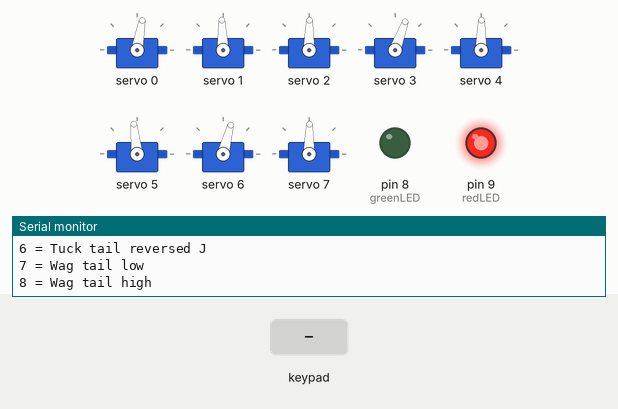
This sketch was run on a simulated Arduino Uno, built with avr-gcc and run on an emulated ATmega328P. On the bench: 8 × servo, output pins drawn as LEDs (lit = HIGH), the last lines printed to the serial monitor. The test bench sets the inputs (shaded band).

Above: at 1.5 s.
1.6 s: key '6' pressed
At 4.41 s:
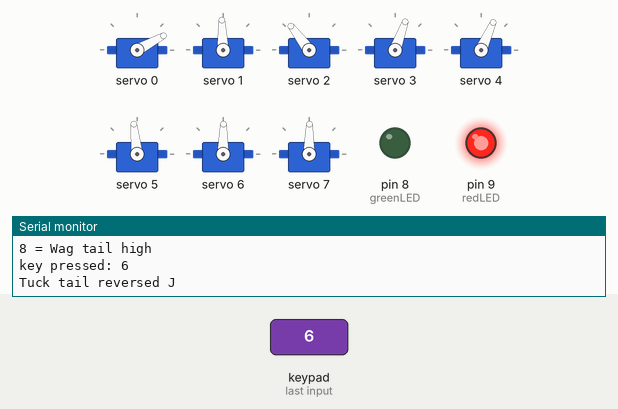
4.6 s: keypad keys 4 3 2 pressed 0.4 s apart
At 4.78 s:
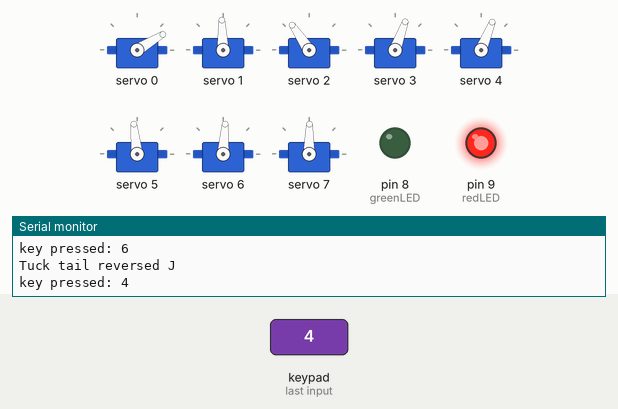
7.6 s: key '0' pressed
At 9.8 s:
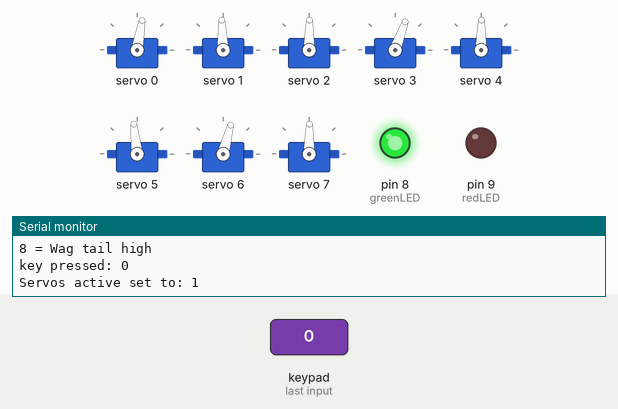
10.6 s: keypad keys 7 6 5 pressed 0.4 s apart
At 14.6 s:
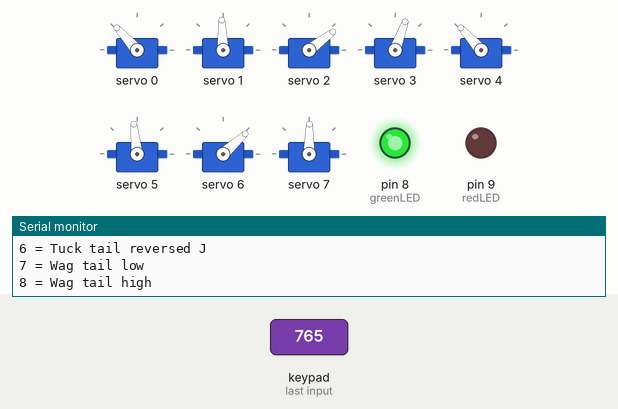
14.8 s: key '8' pressed
At 16.25 s:
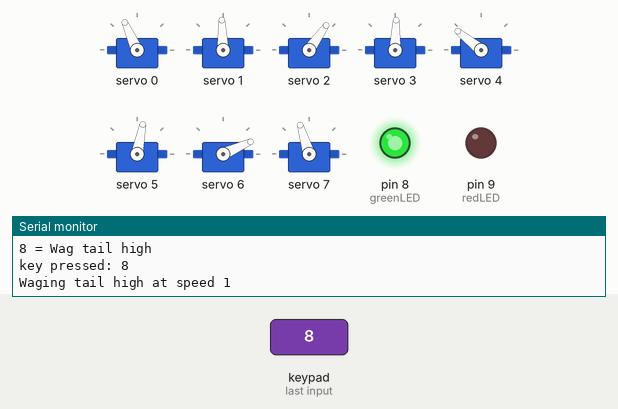
17.8 s: key '3' pressed
At 19.8 s:
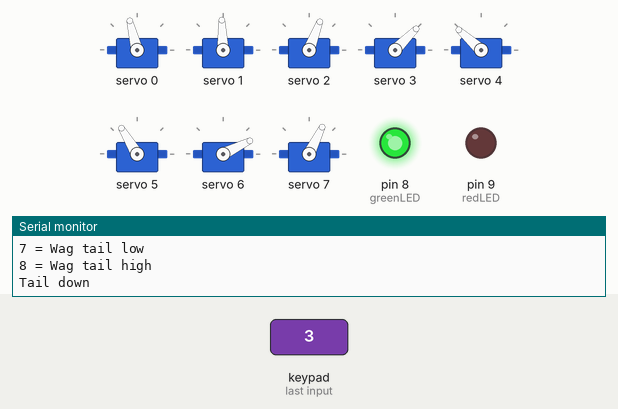
Timing chart, 0 to 21.8 s (numbered marks = the images above; inputs shaded):
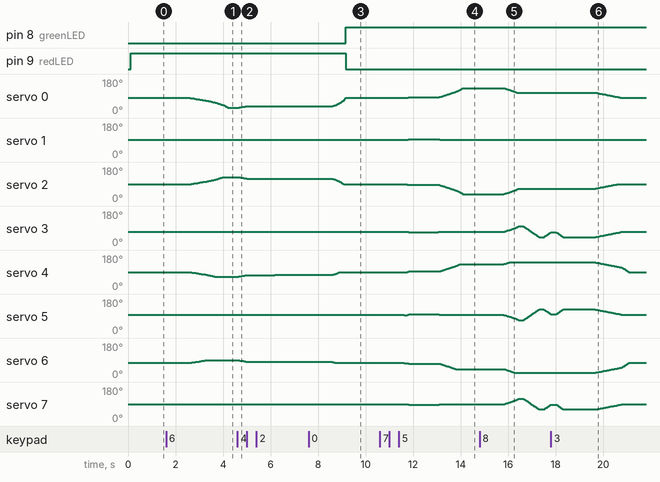

The sketch:

v3.ino
```cpp
#include <Wire.h>
#include <Adafruit_PWMServoDriver.h>
#include "Keypad.h"
Adafruit_PWMServoDriver pwm = Adafruit_PWMServoDriver();
int servoCenter[8];
int servoTarget[8];
int servoCurrent[8];
const byte Rows=3;
const byte Cols=3;
bool active = false;
String task;
char keyPadTask;
bool keyPadNewTask = false;
char keymap[Rows][Cols]={
  {'4','0','3'},
  {'6','1','5'},
  {'8','2','7'}
};
byte rPins[Rows]= {7,6,5}; //Rows 0 to 2
byte cPins[Cols]= {4,3,2}; //Columns 0 to 2
Keypad kpd= Keypad(makeKeymap(keymap), rPins, cPins, Rows, Cols);
int greenLED = 8;
int redLED = 9;

void setup() {
  Serial.begin(9600);
  pinMode(greenLED, OUTPUT);
  pinMode(redLED, OUTPUT);
  //center possition tweeking, ordered tip to root
  servoCenter[0] = 280;
  servoCenter[1] = 305;
  servoCenter[2] = 300;
  servoCenter[3] = 260;
  servoCenter[4] = 300;
  servoCenter[5] = 315;
  servoCenter[6] = 270;
  servoCenter[7] = 300;

  pwm.begin();
  pwm.setOscillatorFrequency(27000000);
  pwm.setPWMFreq(50);
  delay(10);
  cernterServos();
  pwm.sleep();
  digitalWrite(redLED, HIGH);
  printMenu();
}

void setServo(int servo, int target){
  int newTarget;
  //since every servo is rotated 90 degrees adjust so directions make sense
  if (servo == 0 || servo == 3 || servo == 4 || servo == 7){
    newTarget = servoCenter[servo] + target;
  }
  else {
    newTarget = servoCenter[servo] - target;
  }
  pwm.setPWM(servo, 0, newTarget);
  servoCurrent[servo] = target;
}

void cernterServos() {
  Serial.println("Center all servos - Warning");
  for (int i=0; i<=7; i++ ){
    pwm.setPWM(i, 0, servoCenter[i]);
    servoTarget[i] = 0;
    servoCurrent[i] = 0;
    Serial.print("center servo: ");
    Serial.println(i);
  }
}

bool checkArray(int arrayA[],int arrayB[]) {
  bool same = true;
  int numItems = 7;
  int i = 0;
  while(i<numItems && same) {
    same = arrayA[i] == arrayB[i];
    i++;
  }
  return same;
}

void goToTarget(int d){
  while ( checkArray(servoCurrent, servoTarget) == false && !keyPad()){
    for (int i=0; i<=7; i++ ){
      if (servoCurrent[i] == servoTarget[i]){
      }else{
        if (servoCurrent[i] < servoTarget[i]){ servoCurrent[i]++; }
        else { servoCurrent[i]--; }
        setServo(i, servoCurrent[i]);
        delay(d);
      }
    }
  }
}

void wagTailLow(int goSpeed){
  Serial.print("Waging tail low at speed ");
  Serial.println(goSpeed);
  keyPad();
  while (!Serial.available() && !keyPad() && !keyPadNewTask) {
    servoTarget[0] = 20;
    servoTarget[1] = 110;
    servoTarget[2] = 30;
    servoTarget[3] = 80;
    servoTarget[4] = 30;
    servoTarget[5] = 80;
    servoTarget[6] = 30;
    servoTarget[7] = 40;
    goToTarget(goSpeed);
    delay(100);
    servoTarget[0] = 20;
    servoTarget[1] = -110;
    servoTarget[2] = 30;
    servoTarget[3] = -80;
    servoTarget[4] = 30;
    servoTarget[5] = -80;
    servoTarget[6] = 30;
    servoTarget[7] = -40;
    goToTarget(goSpeed);
    delay(100);
  }
}

void tailDown(int goSpeed){
  Serial.println("Tail down");
  servoTarget[0] = 0;
  servoTarget[1] = 0;
  servoTarget[2] = 0;
  servoTarget[3] = 0;
  servoTarget[4] = 0;
  servoTarget[5] = 0;
  servoTarget[6] = 0;
  servoTarget[7] = 0;
  goToTarget(goSpeed);
}

void wagTailHigh(int goSpeed){
  Serial.print("Waging tail high at speed ");
  Serial.println(goSpeed);
  keyPad();
  while (!Serial.available() && !keyPad() && !keyPadNewTask) {
    servoTarget[0] = 60;
    servoTarget[1] = 0;
    servoTarget[2] = 50;
    servoTarget[3] = 60;
    servoTarget[4] = 110;
    servoTarget[5] = 60;
    servoTarget[6] = 110;
    servoTarget[7] = 60;
    goToTarget(goSpeed);
    delay(200);
    servoTarget[0] = 60;
    servoTarget[1] = 0;
    servoTarget[2] = 50;
    servoTarget[3] = -60;
    servoTarget[4] = 110;
    servoTarget[5] = -60;
    servoTarget[6] = 110;
    servoTarget[7] = -60;
    goToTarget(goSpeed);
    delay(200);
  }
}

void tailJ(int goSpeed){
  Serial.println("J tail");
  servoTarget[0] = 110;
  servoTarget[1] = 0;
  servoTarget[2] = 110;
  servoTarget[3] = 0;
  servoTarget[4] = 90;
  servoTarget[5] = 0;
  servoTarget[6] = 70;
  servoTarget[7] = 0;
  goToTarget(goSpeed);
}

void tailReverseJ(int goSpeed){
  Serial.println("Tuck tail reversed J");
  //move to center to avoid hitting leggs
  servoTarget[0] = 0;
  servoTarget[1] = 0;
  servoTarget[2] = 0;
  servoTarget[3] = 0;
  servoTarget[4] = 0;
  servoTarget[5] = 0;
  servoTarget[6] = 0;
  servoTarget[7] = 0;
  goToTarget(goSpeed);

  servoTarget[0] = -110;
  servoTarget[1] = 0;
  servoTarget[2] = -80;
  servoTarget[3] = 0;
  servoTarget[4] = -50;
  servoTarget[5] = 0;
  servoTarget[6] = -30;
  servoTarget[7] = 0;
  goToTarget(goSpeed);
  keyPad();
  while (!Serial.available() && !keyPad() && !keyPadNewTask) {
  }
  //move to center to avoid hitting leggs
  servoTarget[0] = 0;
  servoTarget[1] = 0;
  servoTarget[2] = 0;
  servoTarget[3] = 0;
  servoTarget[4] = 0;
  servoTarget[5] = 0;
  servoTarget[6] = 0;
  servoTarget[7] = 0;
  goToTarget(goSpeed);
}

void printMenu(){
  Serial.println("Menu:");
  Serial.println("0 = Togle servos On/Off");
  Serial.println("1 = Center all servos -Caution!- return to known state");
  Serial.println("2 = ");
  Serial.println("3 = Tail down");
  Serial.println("4 = ");
  Serial.println("5 = J tail");
  Serial.println("6 = Tuck tail reversed J");
  Serial.println("7 = Wag tail low");
  Serial.println("8 = Wag tail high");
}

bool keyPad(){
    bool keyPressedReturn = false;
    char keypressed = kpd.getKey();
    if (keyPadTask != keypressed && keypressed != NO_KEY)
    {
      Serial.print("key pressed: ");
      keyPadTask = keypressed;
      Serial.println(keypressed);
      keyPressedReturn = true;
      keyPadNewTask = true;
    }
    return keyPressedReturn;
}

void loop() {
  if (Serial.available() > 0 || keyPad() || keyPadNewTask) {
    task = Serial.readString();

    if (task == "0\n" || keyPadTask == char('0')){
      if (active){
        pwm.sleep();
        digitalWrite(redLED, HIGH);
        digitalWrite(greenLED, LOW);
      }
      else {
        for (int i=0; i<=7; i++ ){
          servoTarget[i] = 0;
        }
        goToTarget(2);
        pwm.wakeup();
        digitalWrite(redLED, LOW);
        digitalWrite(greenLED, HIGH);
      }
      active = !active;
      Serial.print("Servos active set to: ");
      Serial.println(active);
      keyPadNewTask = false;
    }

    if (task == "1\n" || keyPadTask == char('1')){
      keyPadNewTask = false;
      cernterServos();
      printMenu();
    }
    if (task == "2\n" || keyPadTask == char('2')){
      Serial.println("Future function");
      keyPadNewTask = false;
      printMenu();
    }
    if (task == "3\n" || keyPadTask == char('3')){
      keyPadNewTask = false;
      tailDown(2);
      printMenu();
    }
    if (task == "4\n" || keyPadTask == char('4')){
      Serial.println("Future function");
      keyPadNewTask = false;
      printMenu();
    }
    if (task == "5\n" || keyPadTask == char('5')){
      keyPadNewTask = false;
      tailJ(2);
      printMenu();
    }
    if (task == "6\n" || keyPadTask == char('6')){
      keyPadNewTask = false;
      tailReverseJ(5);
      printMenu();
    }
    if (task == "7\n" || keyPadTask == char('7')){
      keyPadNewTask = false;
      wagTailLow(1);
      printMenu();
    }
    if (task == "8\n" || keyPadTask == char('8')){
      keyPadNewTask = false;
      wagTailHigh(1);
      printMenu();
    }
  }
}
```

Measured:
- after the input at 1.6 s, servo 0: moves from 80° to 28° over 1.6 s, starting after 1.0 s; servo 2: moves from 89° to 127° over 1.4 s, starting after 1.0 s; servo 4: moves from 89° to 66° over 0.99 s, starting after 1.1 s; servo 6: moves from 75° to 89° over 0.67 s, starting after 1.0 s
- after the input at 4.6 s, servo 0: moves from 28° to 37° over 1.5 s, starting at once; servo 2: moves from 127° to 118° over 1.5 s, starting after 0.05 s; servo 4: moves from 66° to 75° over 1.5 s, starting after 0.05 s; servo 6: moves from 89° to 80° over 1.5 s, starting after 0.05 s
- after the input at 7.6 s, pin 8 (greenLED): LOW → HIGH after 1.6 s; pin 9 (redLED): HIGH → LOW after 1.6 s; servo 0: moves from 37° to 80° over 0.54 s, starting after 1.0 s; servo 2: moves from 118° to 89° over 0.45 s, starting after 1.0 s; servo 4: moves from 75° to 89° over 0.28 s, starting after 1.0 s
- after the input at 10.6 s, servo 0: moves from 80° to 132° over 2.5 s, starting after 1.0 s; servo 1: 92° → 91° after 1.0 s, → 93° 0.15 s later, → 92° 1.4 s later
- after the input at 14.8 s, servo 0: moves from 132° to 108° over 0.55 s, starting after 1.0 s; servo 2: moves from 37° to 66° over 0.61 s, starting after 1.0 s; servo 4: moves from 132° to 141° over 0.22 s, starting after 1.0 s; servo 6: moves from 42° to 23° over 0.44 s, starting after 1.0 s
- after the input at 17.8 s, servo 0: moves from 108° to 80° over 1.1 s, starting after 1.9 s; servo 2: moves from 66° to 89° over 0.92 s, starting after 1.9 s; servo 4: moves from 141° to 89° over 1.4 s, starting after 1.9 s; servo 6: moves from 23° to 75° over 1.4 s, starting after 1.9 s
